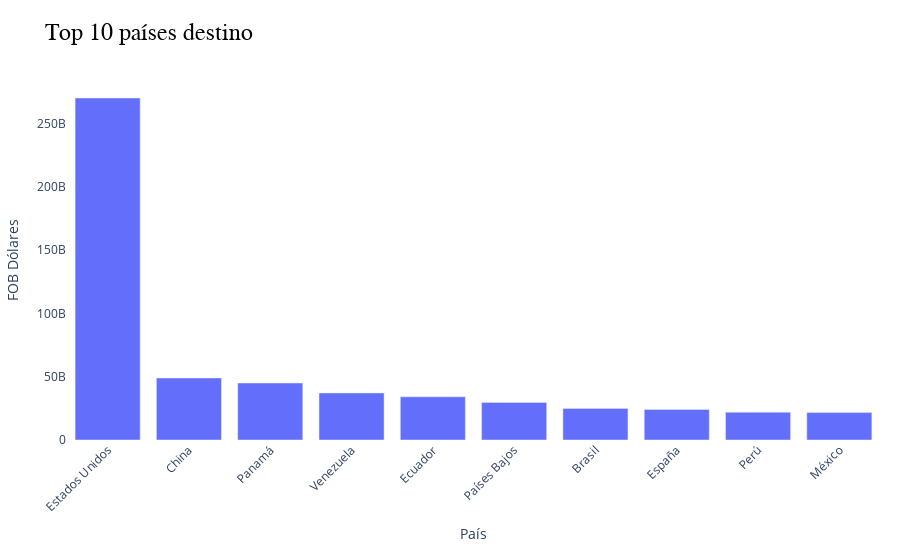

Source (notebook cell):
### Code cell
fig = px.bar(top_paises,
             x='PAIS',
             y='FOBDOL',
             title='Top 10 países destino',
             labels={"PAIS": "País", "FOBDOL": "FOB Dólares"}
             )
fig = estilo(fig)
fig.show()

### Figure 1 — Plotly figure (JSON) as saved in the notebook; plotly's stock layout.template omitted (floating-point values rounded to 4 significant figures)
{"data": [{"hovertemplate": "País=%{x}<br>FOB Dólares=%{y}<extra></extra>", "legendgroup": "", "marker": {"color": "#636efa", "pattern": {"shape": ""}}, "name": "", "orientation": "v", "showlegend": false, "textposition": "auto", "type": "bar", "x": ["Estados Unidos", "China", "Panamá", "Venezuela", "Ecuador", "Países Bajos", "Brasil", "España", "Perú", "México"], "xaxis": "x", "y": [270100000000.0, 48960000000.0, 45010000000.0, 37170000000.0, 34100000000.0, 29690000000.0, 24970000000.0, 24100000000.0, 21910000000.0, 21640000000.0], "yaxis": "y"}], "layout": {"barmode": "relative", "legend": {"tracegroupgap": 0}, "margin": {"b": 120, "l": 40, "r": 20, "t": 80}, "paper_bgcolor": "white", "plot_bgcolor": "white", "showlegend": false, "title": {"font": {"color": "black", "family": "Arial", "size": 24}, "text": "Top 10 países destino"}, "xaxis": {"anchor": "y", "domain": [0, 1], "tickangle": -45, "tickfont": {"size": 12}, "title": {"text": "País"}}, "yaxis": {"anchor": "x", "domain": [0, 1], "tickfont": {"size": 12}, "title": {"text": "FOB Dólares"}}}}
